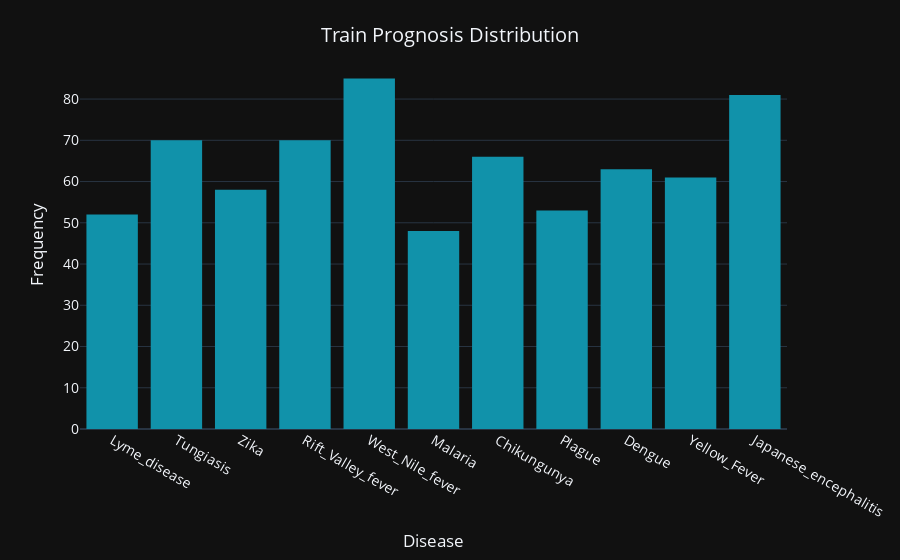

Here is the notebook cell this chart was saved with:
### Code cell
# Create figure
fig = px.histogram(train['prognosis'],
                   template='plotly_dark',
                   color_discrete_sequence = ['#1192AA'])



# Set Title and x/y axis labels
fig.update_layout(
    xaxis_title="Disease",
    yaxis_title="Frequency",
    showlegend = False,
    font = dict(
            size = 14
            ),    
    title={
        'text': "Train Prognosis Distribution",
        'y':0.95,
        'x':0.5
        }
    )

# Display
fig.show()

### Figure 1 — Plotly figure (JSON) as saved in the notebook; plotly's stock layout.template omitted (floating-point values rounded to 4 significant figures; data arrays with more than 128 entries replaced by an {"elided": "..."} marker saying what was removed)
{"data": [{"alignmentgroup": "True", "bingroup": "x", "hovertemplate": "variable=prognosis<br>value=%{x}<br>count=%{y}<extra></extra>", "legendgroup": "prognosis", "marker": {"color": "#1192AA", "pattern": {"shape": ""}}, "name": "prognosis", "offsetgroup": "prognosis", "orientation": "v", "showlegend": true, "type": "histogram", "x": {"elided": "707 str values"}, "xaxis": "x", "yaxis": "y"}], "layout": {"barmode": "relative", "font": {"size": 14}, "legend": {"title": {"text": "variable"}, "tracegroupgap": 0}, "margin": {"t": 60}, "showlegend": false, "title": {"text": "Train Prognosis Distribution", "x": 0.5, "y": 0.95}, "xaxis": {"anchor": "y", "domain": [0, 1], "title": {"text": "Disease"}}, "yaxis": {"anchor": "x", "domain": [0, 1], "title": {"text": "Frequency"}}}}
